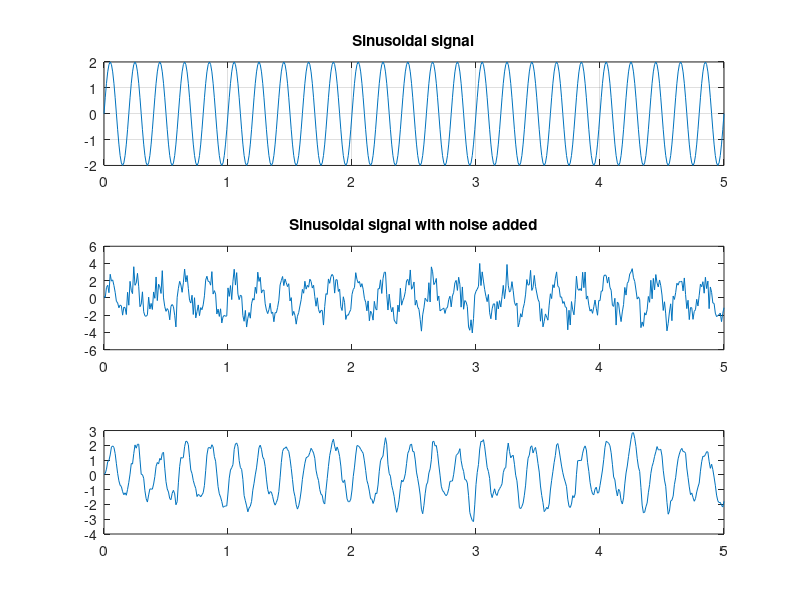

Write the MATLAB code that produced this figure. (Note: this script raises an error after producing the figure.)
fs=100;               
f=5;                  
t=5;                     
n=0:1/fs:t;            
x=2*sin(2*pi*f*n);     
subplot(3,1,1)
plot(n,x);
grid on
title('Sinusoidal signal');
z=awgn(x,1);          
subplot(3,1,2);
plot(n,z);
title('Sinusoidal signal with noise added');
o=1;
wc=2*pi*3.5/fs;         
[b,a]=butter(1,wc,'low');
iir=filter(b,a,z);
subplot(3,1,3);
plot(n,iir);
fvtool(b,a);     